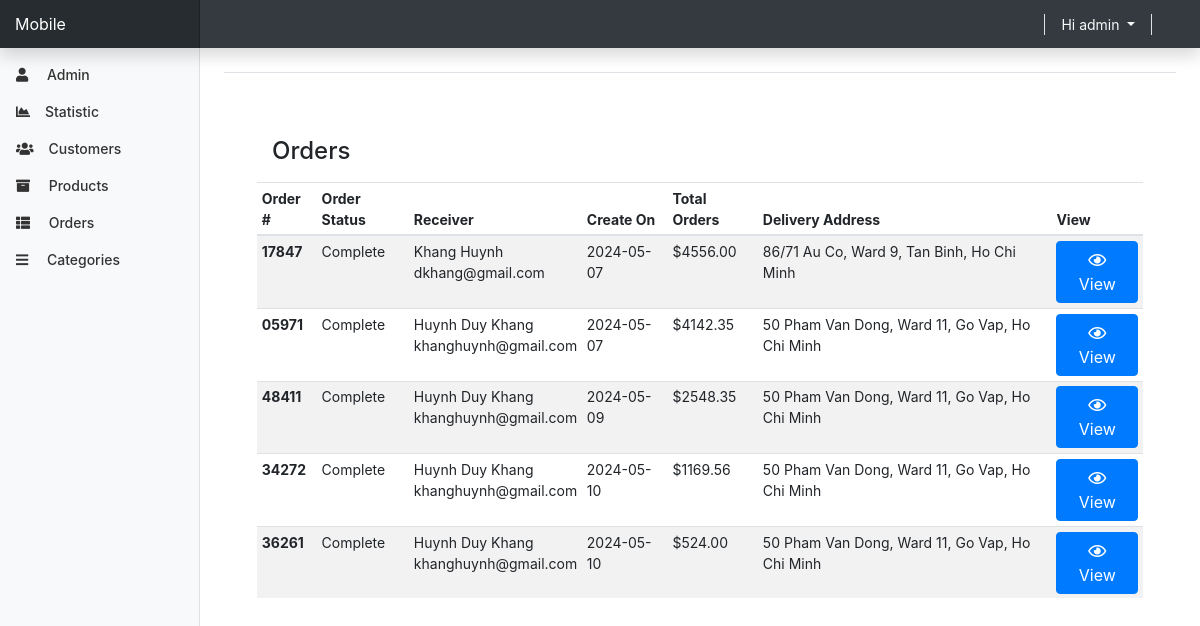
The page /admin/orders_statistic.php?userId=8016c59ca618 (signed in) on the database its author committed.
### tables this page shows
CREATE TABLE `order` (
  `order_id` varchar(255) NOT NULL,
  `user_id` varchar(255) NOT NULL,
  `order_date` date NOT NULL DEFAULT current_timestamp(),
  `order_total_price` decimal(10,2) NOT NULL,
  `method` varchar(50) NOT NULL,
  `order_status` varchar(50) NOT NULL DEFAULT 'Pending',
  `city` varchar(100) DEFAULT NULL,
  `district` varchar(30) DEFAULT NULL,
  `street` varchar(255) DEFAULT NULL,
  `fullname` varchar(255) NOT NULL,
  `email` varchar(255) NOT NULL,
  `phone_number` varchar(255) NOT NULL,
  `ward` varchar(255) NOT NULL
);

### admin/orders_statistic.php (the view, shortened to what this page needs)
<?php include_once("./templates/top.php"); ?>
<?php include_once("./templates/navbar.php"); ?>
<div class="container-fluid">
  <div class="row">
    <?php include "./templates/sidebar.php";
          include "./../functions.php";
    ?>
   <div class="container p-5">
<h4>Orders</h4>
<?php
   if(isset($_GET['userId'])){
    $user_id = $_GET['userId'];
 $sql = "SELECT * FROM `order`
 WHERE `order`.user_id  = ? AND order_status = 'Complete' ORDER BY order_total_price desc ";
    $select = $conn->prepare($sql);
    $select -> bind_param("s", $user_id);
    $select->execute();
    $result = $select->get_result();
    if($result ->num_rows  > 0 ){
      $print = '
      <div class="row">
          <h5></h5>
      </div>
      <div class="row">
      <div class="table-responsive">
                         <table class="table table-striped table-sm">
                             <thead>
                                  <tr>
                                      <th scope="col">Order # </th>
                                      <th scope="col">Order Status</th>
                                      <th scope="col">Receiver</th>
                                      <th scope="col">Create On</th>
                                      <th scope="col">Total Orders</th>
                                      <th scope="col">Delivery Address</th>
                                      <th scope="col">View</th>
                                  </tr>
                             </thead>
                             <tbody >
                           ';
      while($orders = $result->fetch_object()){
        $print .= '<tr>
                       <th scope="row">' . $orders->order_id . '</th>
                       <td>' . $orders->order_status . '</td>
                       <td>' . $orders->fullname . '<br>' . $orders->email . '</td>
                       <td>' . $orders->order_date . '</td>
                       <td>$' . $orders->order_total_price . '</td>
                       <td>' . $orders->street . ', ' . $orders->ward . ', ' . $orders->district . ', ' . $orders->city . '</td>
                       <td>
                           <a href="edit_order.php?order=' . $orders->order_id . '" class="btn btn-primary">
                               <i class="far fa-eye"></i> View
                           </a>
                       </td>
                   </tr>';
      }
          $print .= '</tbody>
          </table>
        </div>';
        ?>
  <?php }
  }else{
    echo '<p class="empty">no success</p>';
  }
  echo $print;
  ?>
    </div>
  </div>
</div>
<?php include_once("./templates/footer.php"); ?>

### admin/css/dashboard.css (style rules this page uses)
body { font-size: .875rem; }

### rows shown on the page
order: order_id "17847", order_status "Complete", fullname "Khang Huynh", email "dkhang@gmail.com", order_date "2024-05-07", order_total_price "4556.00", street "86/71 Au Co", ward "Ward 9", district "Tan Binh", city "Ho Chi Minh"
order: order_id "05971", order_status "Complete", fullname "Huynh Duy Khang", email "khanghuynh@gmail.com", order_date "2024-05-07", order_total_price "4142.35", street "50 Pham Van Dong", ward "Ward 11", district "Go Vap", city "Ho Chi Minh"
order: order_id "48411", order_status "Complete", fullname "Huynh Duy Khang", email "khanghuynh@gmail.com", order_date "2024-05-09", order_total_price "2548.35", street "50 Pham Van Dong", ward "Ward 11", district "Go Vap", city "Ho Chi Minh"
order: order_id "34272", order_status "Complete", fullname "Huynh Duy Khang", email "khanghuynh@gmail.com", order_date "2024-05-10", order_total_price "1169.56", street "50 Pham Van Dong", ward "Ward 11", district "Go Vap", city "Ho Chi Minh"
order: order_id "36261", order_status "Complete", fullname "Huynh Duy Khang", email "khanghuynh@gmail.com", order_date "2024-05-10", order_total_price "524.00", street "50 Pham Van Dong", ward "Ward 11", district "Go Vap", city "Ho Chi Minh"

### other values the page prints
$admin "admin"
